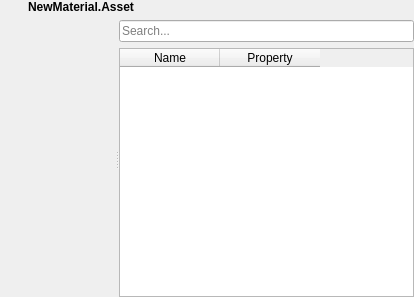
<?xml version="1.0" encoding="UTF-8"?>
<ui version="4.0">
 <class>EditorWidget</class>
 <widget class="MaterialEditorWidget" name="EditorWidget">
  <property name="geometry">
   <rect>
    <x>0</x>
    <y>0</y>
    <width>414</width>
    <height>297</height>
   </rect>
  </property>
  <property name="windowTitle">
   <string>MaterialEditor</string>
  </property>
  <layout class="QVBoxLayout" name="verticalLayout_2">
   <property name="leftMargin">
    <number>0</number>
   </property>
   <property name="topMargin">
    <number>0</number>
   </property>
   <property name="rightMargin">
    <number>0</number>
   </property>
   <property name="bottomMargin">
    <number>0</number>
   </property>
   <item>
    <layout class="QHBoxLayout" name="TitleBar">
     <property name="spacing">
      <number>0</number>
     </property>
     <property name="sizeConstraint">
      <enum>QLayout::SizeConstraint::SetFixedSize</enum>
     </property>
     <item>
      <widget class="QLabel" name="IconLabel">
       <property name="sizePolicy">
        <sizepolicy hsizetype="Preferred" vsizetype="Minimum">
         <horstretch>0</horstretch>
         <verstretch>0</verstretch>
        </sizepolicy>
       </property>
       <property name="maximumSize">
        <size>
         <width>28</width>
         <height>28</height>
        </size>
       </property>
       <property name="text">
        <string/>
       </property>
       <property name="pixmap">
        <pixmap>icon/material.png</pixmap>
       </property>
       <property name="scaledContents">
        <bool>true</bool>
       </property>
      </widget>
     </item>
     <item>
      <widget class="QLabel" name="NameLabel">
       <property name="sizePolicy">
        <sizepolicy hsizetype="Preferred" vsizetype="Minimum">
         <horstretch>0</horstretch>
         <verstretch>0</verstretch>
        </sizepolicy>
       </property>
       <property name="maximumSize">
        <size>
         <width>16777215</width>
         <height>16777215</height>
        </size>
       </property>
       <property name="text">
        <string>&lt;b&gt;NewMaterial.Asset&lt;/b&gt;</string>
       </property>
       <property name="textFormat">
        <enum>Qt::TextFormat::AutoText</enum>
       </property>
       <property name="scaledContents">
        <bool>false</bool>
       </property>
       <property name="alignment">
        <set>Qt::AlignmentFlag::AlignLeading|Qt::AlignmentFlag::AlignLeft|Qt::AlignmentFlag::AlignVCenter</set>
       </property>
       <property name="wordWrap">
        <bool>false</bool>
       </property>
       <property name="indent">
        <number>0</number>
       </property>
      </widget>
     </item>
    </layout>
   </item>
   <item>
    <widget class="QSplitter" name="Splitter">
     <property name="sizePolicy">
      <sizepolicy hsizetype="Expanding" vsizetype="Expanding">
       <horstretch>0</horstretch>
       <verstretch>0</verstretch>
      </sizepolicy>
     </property>
     <property name="orientation">
      <enum>Qt::Orientation::Horizontal</enum>
     </property>
     <property name="handleWidth">
      <number>4</number>
     </property>
     <widget class="QWidget" name="LeftViewPort" native="true"/>
     <widget class="QWidget" name="RightInspector" native="true">
      <layout class="QVBoxLayout" name="verticalLayout">
       <property name="leftMargin">
        <number>0</number>
       </property>
       <property name="topMargin">
        <number>0</number>
       </property>
       <property name="rightMargin">
        <number>0</number>
       </property>
       <property name="bottomMargin">
        <number>0</number>
       </property>
       <item>
        <widget class="QWidget" name="SearchWidget" native="true">
         <property name="sizePolicy">
          <sizepolicy hsizetype="Preferred" vsizetype="Fixed">
           <horstretch>0</horstretch>
           <verstretch>0</verstretch>
          </sizepolicy>
         </property>
         <layout class="QHBoxLayout" name="horizontalLayout">
          <property name="leftMargin">
           <number>0</number>
          </property>
          <property name="topMargin">
           <number>0</number>
          </property>
          <property name="rightMargin">
           <number>0</number>
          </property>
          <property name="bottomMargin">
           <number>0</number>
          </property>
          <item>
           <widget class="QLineEdit" name="SearchLineEdit">
            <property name="placeholderText">
             <string>Search...</string>
            </property>
           </widget>
          </item>
         </layout>
        </widget>
       </item>
       <item>
        <widget class="InspectorPropertyTableWidget" name="ComponentTable">
         <attribute name="horizontalHeaderVisible">
          <bool>true</bool>
         </attribute>
         <attribute name="horizontalHeaderMinimumSectionSize">
          <number>10</number>
         </attribute>
         <attribute name="horizontalHeaderStretchLastSection">
          <bool>false</bool>
         </attribute>
         <attribute name="verticalHeaderVisible">
          <bool>false</bool>
         </attribute>
         <attribute name="verticalHeaderStretchLastSection">
          <bool>false</bool>
         </attribute>
         <column>
          <property name="text">
           <string>Name</string>
          </property>
         </column>
         <column>
          <property name="text">
           <string>Property</string>
          </property>
         </column>
        </widget>
       </item>
      </layout>
     </widget>
    </widget>
   </item>
  </layout>
 </widget>
 <customwidgets>
  <customwidget>
   <class>MaterialEditorWidget</class>
   <extends>QWidget</extends>
   <header>material_asset_editor_widget.py</header>
  </customwidget>
  <customwidget>
   <class>InspectorPropertyTableWidget</class>
   <extends>QTableWidget</extends>
   <header>inspector_property_table_widget.py</header>
  </customwidget>
 </customwidgets>
 <resources/>
 <connections/>
</ui>
